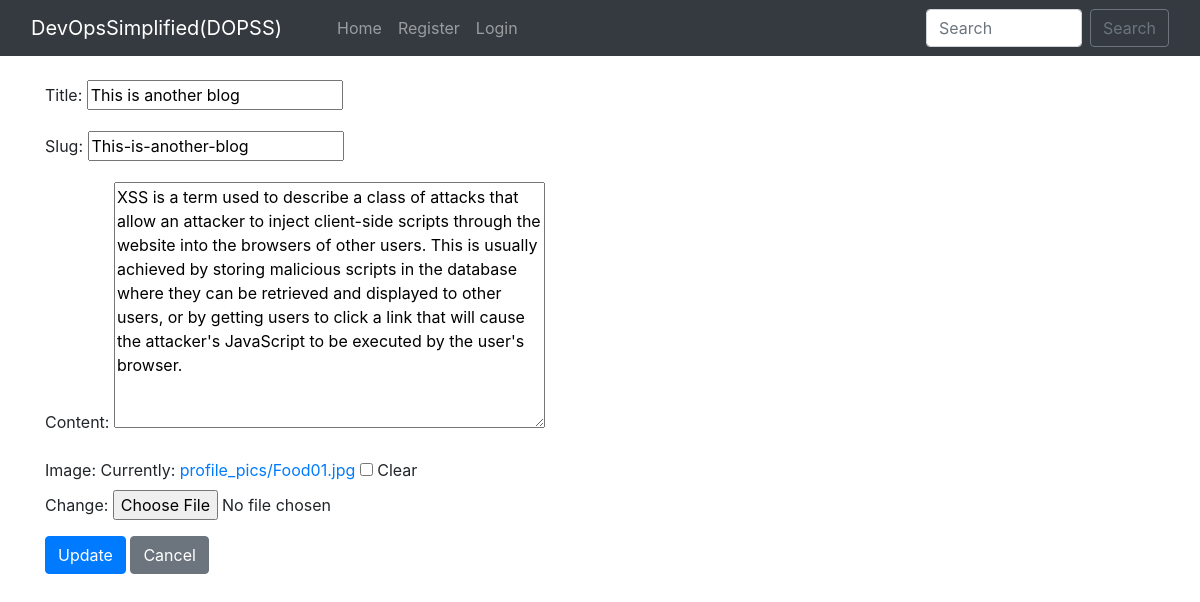
/edit_blog_post/This-is-another-blog/, run on the app's committed database.
### blog/models.py (models this page shows, shortened)
class BlogPost(models.Model):
    title=models.CharField(max_length=255)
    author= models.ForeignKey(User, on_delete=models.CASCADE)
    slug=models.CharField(max_length=130)
    content=models.TextField()
    image = models.ImageField(upload_to="profile_pics", blank=True, null=True)
    dateTime=models.DateTimeField(auto_now_add=True)

### blog/views.py (the view)
# urls.py: path("edit_blog_post/<str:slug>/", UpdatePostView.as_view(), name="edit_blog_post"),
class UpdatePostView(UpdateView):
    model = BlogPost
    template_name = 'edit_blog_post.html'
    fields = ['title', 'slug', 'content', 'image']

### blog/templates/edit_blog_post.html (shortened to what this page needs)
{% extends 'base.html' %}
{% block body %}
<form enctype="multipart/form-data" method="POST"> {% csrf_token %}
<div class="container mt-4">
{{ form.as_p }}
<button class="btn btn-primary">Update</button>
<a href="/" class="btn btn-secondary">Cancel</a>
</div>
</form>
{% endblock %}

### data on the page
BlogPost: title "This is another blog", slug "This-is-another-blog", content "XSS is a term used to describe a class of attacks that allow an attacker to inject client-side scripts through the website into the browsers of other users. This is usually achieved by storing malicious scripts in the database where they can be retrieved and displayed to other users, or by getting users to click a link that will cause the attacker's JavaScript to be executed by the user's browser."
